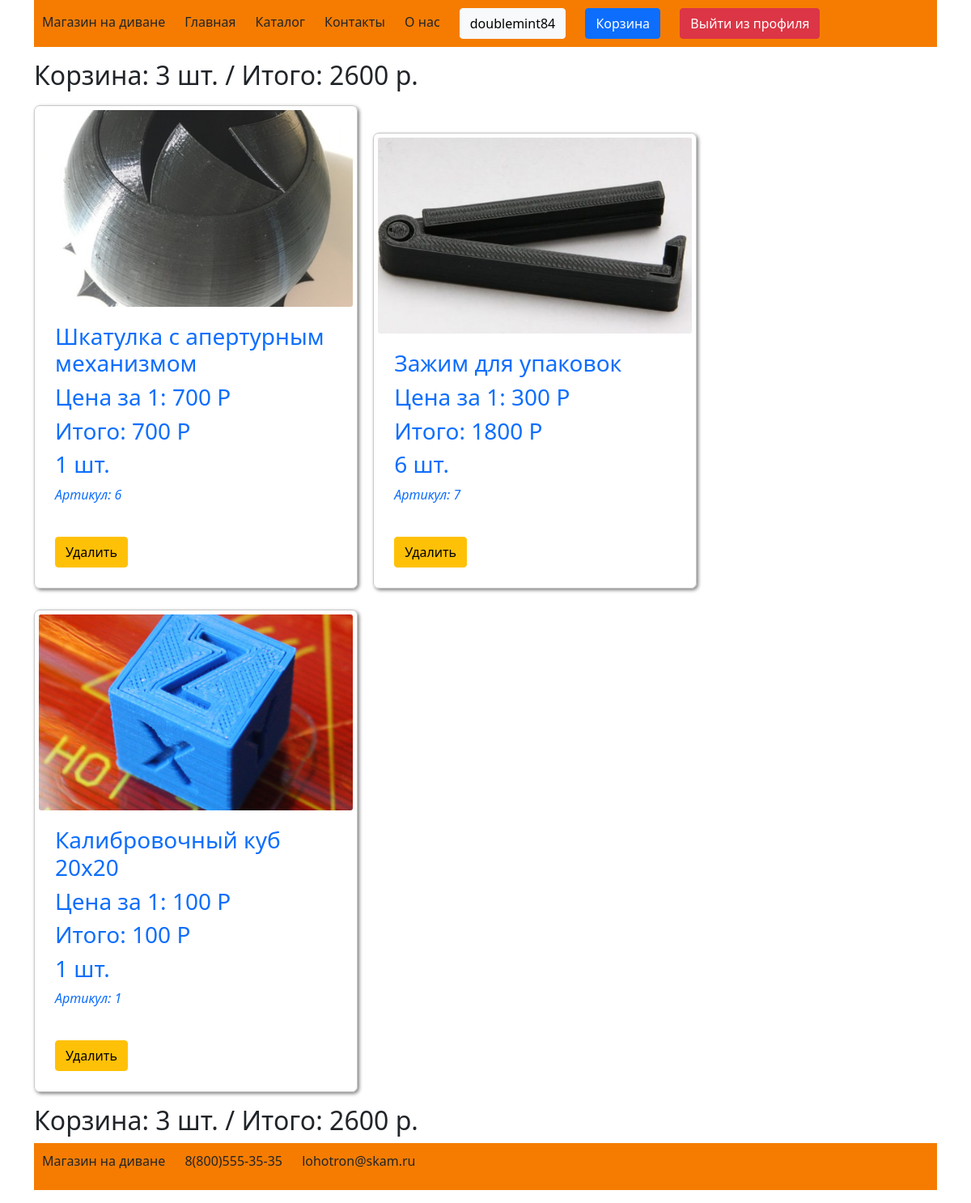
The page /shopcart (signed in) on the database its author committed.
### models.py (models this page shows, shortened)
class Users(db.Model):
    id = db.Column(db.Integer, primary_key=True)
    name = db.Column(db.String(80), nullable=True)
    surname = db.Column(db.String(80), nullable=True)
    birthdate = db.Column(db.String(80), nullable=True)
    login = db.Column(db.String(80), nullable=True)
    password_hash = db.Column(db.String(80), nullable=True)
    registration_date = db.Column(db.String(80), nullable=True)

class Shopping_cart(db.Model):
    id = db.Column(db.Integer, primary_key=True)
    customer_id = db.Column(db.Integer, db.ForeignKey('users.id'), nullable=False)
    item_id = db.Column(db.Integer, db.ForeignKey('items.id'), nullable=False)
    count = db.Column(db.Integer, nullable=False)
    customer = db.relationship('Users',
                               backref=db.backref('shop_cart', lazy=False))
    item = db.relationship('Items',
                           backref=db.backref('shop_cart', lazy=False))

class Items(db.Model):
    id = db.Column(db.Integer, primary_key=True)
    category_id = db.Column(db.Integer, db.ForeignKey('categories.id'), nullable=False)
    name = db.Column(db.String(80), nullable=False)
    price = db.Column(db.Integer, nullable=False)
    description = db.Column(db.String(80), nullable=False)
    photo = db.Column(db.String(80), nullable=True)
    category = db.relationship('Categories',
                               backref=db.backref('item', lazy=False))

### requests.py (the view)
@app.route('/shopcart')
def shopcart():
    if session.get('login'):
        u = session.get('login')
        items = Shopping_cart.query.filter_by(customer_id=Users.query.filter_by(login=u).one().id)
        ls = []
        s = 0
        for item in items:
            t = Items.query.filter_by(id=item.item_id).one()
            ls.append(ShopcartList(name=t.name, price=t.price, ttl_price=t.price * item.count, count=item.count, id=item.item_id))
            s += t.price * item.count
        return render_template('shopcart.html', items=ls, ttl_order_price=s)
    else:
        flash('Please authenticate', 'warning')
        return redirect(url_for('login'))

### templates/shopcart.html
{% extends "base.html" %}
{% block content %}
<div class="shopcart">
    <h2>Корзина: {{items|length}} шт. / Итого: {{ttl_order_price}} р.</h2>
    {% if items|length < 1 %}
    <h3>Пока что в вашей корзине пусто. Чтобы это исправить, зайдите в <a href="catalog"
                class="text-link">Каталог</a> :)</h3>
    {% else %}
    <div class="catalog-items">
            {% for item in items %}
            <div class="item-card">
                <a class="item-text" href="product/{{item.id}}">
                    <div class="card-img" aria-label="Preview of Whizzbang Widget" style="background-image: url({{ url_for('static', filename='/img/item_' + item.id|string + '.png') }})">
                    </div>
                    <div class="card-content">
                        <h3 class="name">{{item.name}}</h3>
                        <h3 class="price">Цена за 1: {{item.price}} Р</h3>
                        <h3 class="ttl_price">Итого: {{item.ttl_price}} Р</h3>
                        <h3 class="count">{{item.count}} шт.</h3>
                        <i>Артикул: {{item.id}}</i>
                    </div>
                </a>
                <div class="card-button">
                    <a href="/shopcart/{{item.id}}/del_item" class="btn btn-warning">Удалить</a>
                </div>
            </div>
            {% endfor %}
    </div>
    <div class="total-order-price">
        <h2>Корзина: {{items|length}} шт. / Итого: {{ttl_order_price}} р.</h2>
    </div>
    {% endif %}
</div>
{% endblock %}

### templates/base.html (shortened to what this page needs)
<!DOCTYPE html>
<html lang="ru">
<head>
    <link rel="stylesheet" type="text/css" href="{{ url_for('static', filename='style.css') }}">
    <link href="https://cdn.jsdelivr.net/npm/bootstrap@5.1.3/dist/css/bootstrap.min.css" rel="stylesheet">
</head>
<body>
    <div class="container">
        <ul class="header-footer">
            <a class="menu-link" href="/">
                <li class="menu-item">
                    Магазин на&nbsp;диване
                </li>
            </a>
            <a class="menu-link" href="/">
                <li class="menu-item">Главная</li>
            </a>
            <a class="menu-link" href="/catalog">
                <li class="menu-item">Каталог</li>
            </a>
            <a class="menu-link" href="/contacts">
                <li class="menu-item">Контакты</li>
            </a>
            <a class="menu-link" href="/about">
                <li class="menu-item">О&nbsp;нас</li>
            </a>
            {% if not session['login'] %}
            <li class="menu-item"><a href="/login" class="btn btn-light" >Войти</a></li>
            {% else %}
            <li class="menu-item"><a href="/profile/{{session['login']}}" class="btn btn-light"> {{session['login']}} </a></li>
            <li class="menu-item"><a href="/shopcart"  class="btn btn-primary"> Корзина </a></li>
            <li class="menu-item"> <a href="/logout"  class="btn btn-danger">Выйти из профиля</a></li>
            {% endif %}
        </ul>
        {% block content %} {% endblock %}
        <ul class="header-footer">
            <li class="menu-item">Магазин на&nbsp;диване</li>
            <li class="menu-item">8(800)555-35-35</li>
            <li class="menu-item">lohotron@skam.ru</li>
        </ul>
    </div>
</body>
</html>

### static/style.css (style rules this page uses)
body { background: #62efff; font-family: 'Fira Sans', sans-serif; }
a { text-decoration: none; color: black; }
.container { height: 100%; width: 100%; }
.header-footer { background-color: #f57c00; list-style: none; padding: 10px; margin-top: 0px; height: 58px; }
.header-footer > a > li { display: inline; margin-right: 20px; }
.header-footer > li { display: inline; margin-right: 20px; }
.menu-link { text-decoration: none; color: inherit; }
.item-card { display: inline-block; width: 400px; margin-top: 10px; padding: 5px; margin-bottom: 10px; margin-right: 15px; border: 1px solid #c9c9c9; border-radius: 7px; box-shadow: 2px 2px 4px rgba(0, 0, 0, 0.50); overflow: hidden; }
.item-text { text-decoration: none; }
.card-content { padding: 20px; text-decoration: none; }
.card-img { background-size: cover; background-position: center; padding-bottom: 62.5%; }
.card-button { padding: 20px; }

### rows shown on the page
Users: login "doublemint84"
Shopping_cart: shows a picture, name "Шкатулка с апертурным механизмом", price "700", ttl_price "700", count "1", id "6"
Shopping_cart: shows a picture, name "Зажим для упаковок", price "300", ttl_price "1800", count "6", id "7"
Shopping_cart: shows a picture, name "Калибровочный куб 20x20", price "100", ttl_price "100", count "1", id "1"

### other values the page prints
{{ items|length }} "3"
{{ ttl_order_price }} "2600"
